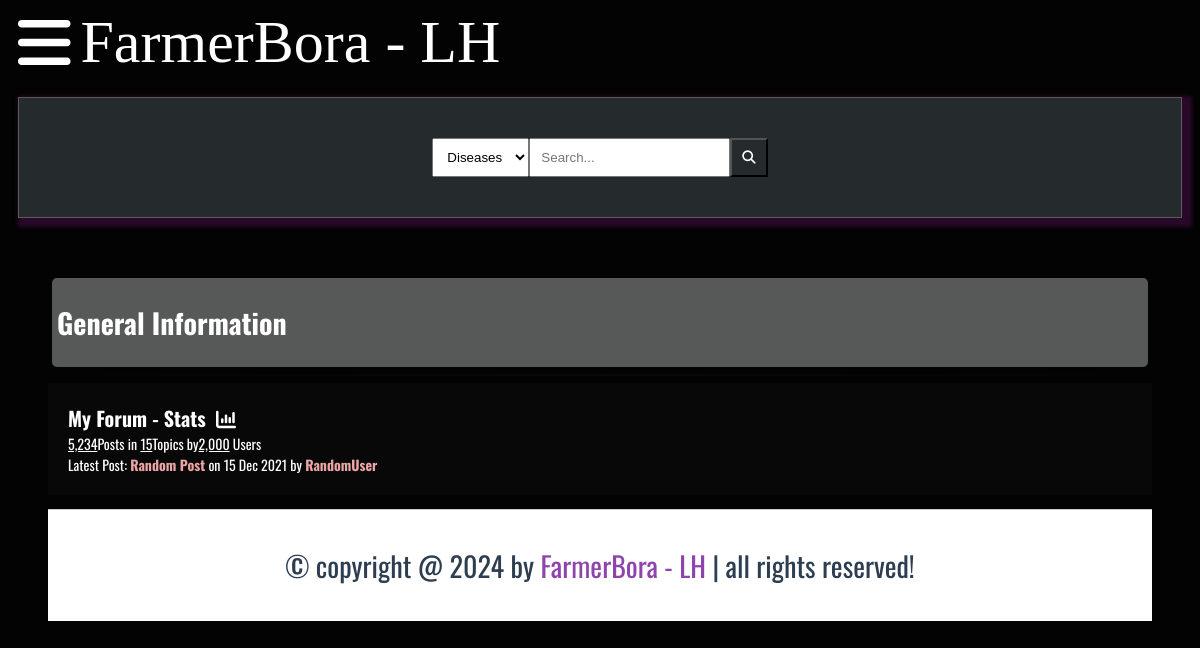
Before: /forum/ with the older database file.
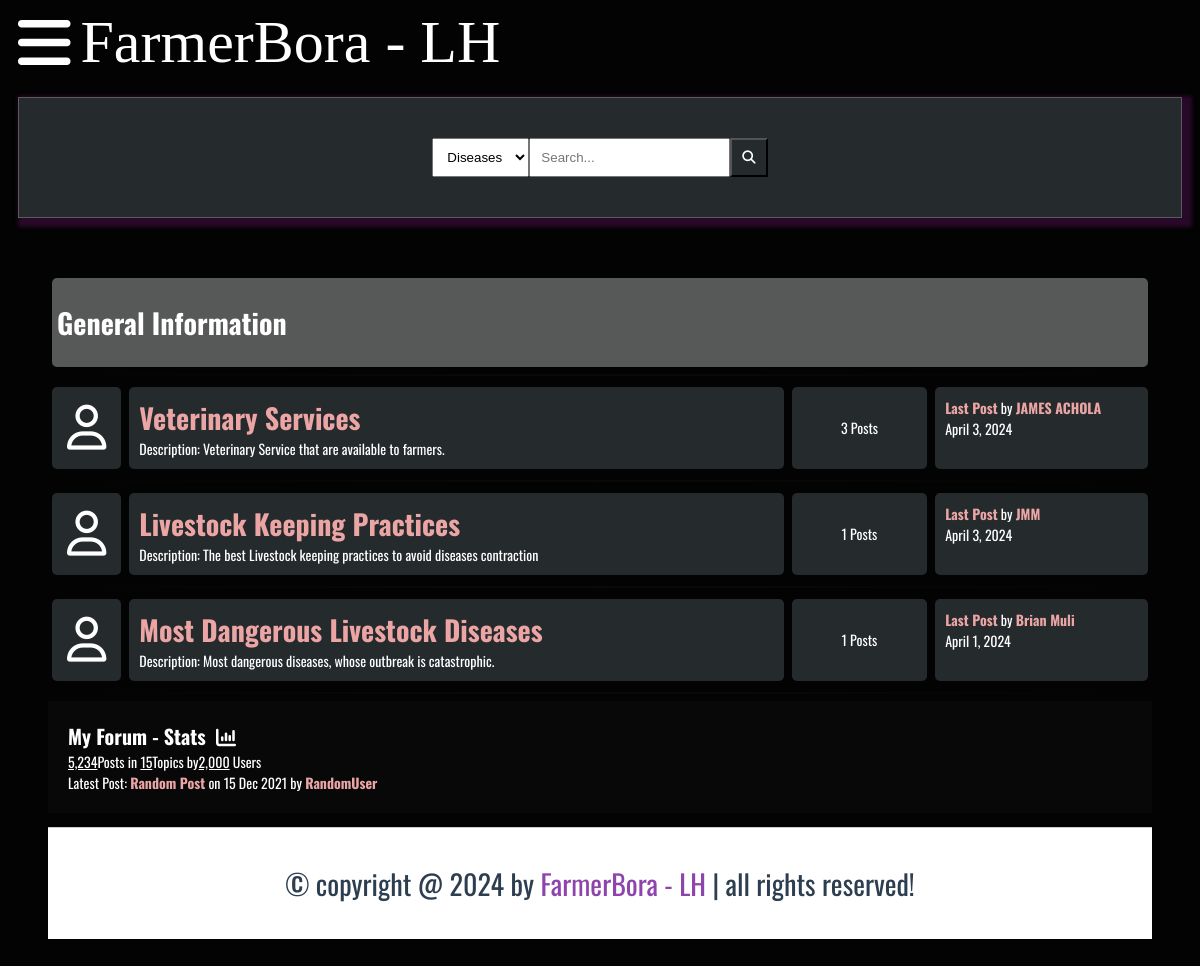
After: the same page with the newer database file.
### FarmerBora_App/models.py (models this page shows, shortened)
class Category(models.Model):
    title = models.CharField(max_length=100)
    slug = models.SlugField(max_length=400, unique=True, blank=True)
    description = models.TextField(default="description")
    class Meta:
        verbose_name_plural = "Categories"
    def get_url(self):
        return reverse("posts", kwargs={"slug": self.slug})
    @property
    def num_posts(self):
        return Post.objects.filter(categories=self).count()
    @property
    def last_post(self):
        return Post.objects.filter(categories=self).latest("date")

class Post(models.Model):
    title = models.CharField(max_length=100)
    slug = models.SlugField(max_length=400, unique=True, blank=True)
    user = models.ForeignKey(Author, on_delete=models.CASCADE)
    content = HTMLField()
    categories = models.ManyToManyField(Category)
    date = models.DateTimeField(auto_now_add=True)
    approved = models.BooleanField(default=False)
    hit_count_generic = GenericRelation(
        HitCount,
        object_id_field="object_pk",
        related_query_name="hit_count_generic_relation",
    )
    tags = TaggableManager()
    comments = models.ManyToManyField(Comment, blank=True)
    def get_url(self):
        return reverse("details", kwargs={"slug": self.slug})

class Author(models.Model):
    user = models.ForeignKey(User, on_delete=models.CASCADE)
    fullname = models.CharField(max_length=100)
    slug = models.SlugField(max_length=400, unique=True, blank=True)
    bio = HTMLField()
    points = models.IntegerField(default=0)
    profile_pic = ResizedImageField(
        size=[50, 80],
        upload_to="authors",
        quality=100,
        default=None,
        null=True,
        blank=True,
    )

### FarmerBora_App/views.py (the view)
# urls.py: path("forum/", views.forum, name="forum"),
def forum(request):
    forums = Category.objects.all()
    context = {"forums": forums}
    return render(request, "forum.html", context)

### FarmerBora_App/templates/forum.html
{% extends 'baseforum.html' %}
{% block content %}
<div class="container">
    <div class="subforum">
        <div class="subforum-header">
            <h1>General Information</h1>
        </div>
        <hr class="subforum-line">
        {% for forum in forums %}
        <div class="subforum-row">
            <div class="subforum-icon subforum-column center">
                <i class="fa-regular fa-user"></i>
            </div>
            <div class="subforum-description subforum-column">
                <h1><a href="{{forum.get_url}}" class="subforum-link">{{forum.title}} </a></h1>
                <p>Description: {{forum.description}}</p>
            </div>
            <div class="subforum-stats subforum-column center">
                <span>{{forum.num_posts}} Posts</span>
            </div>
            <div class="subforum-info subforum-column">
                <b><a href="{{forum.last_post.get_url}}" class="subforum-link">Last Post</a></b> by <a href="#"
                    class="subforum-link">{{forum.last_post.user.fullname}}</a>
                <br>
                {{forum.last_post.date|date}}
            </div>
        </div>
        <hr class="subforum-line">
        {% endfor %}
    </div>
    <div class="forum-info">
        <div class="chart">
            My Forum - Stats &nbsp;<i class="fa fa-bar-chart"></i>
        </div>
        <div>
            <span><u>5,234</u>Posts in <u>15</u>Topics by<u>2,000</u> Users</span><br>
            <span>Latest Post: <b><a href="#" class="subforum-link">Random Post</a></b> on 15 Dec 2021 by <a href="#"
                    class="subforum-link">RandomUser</a></span>
        </div>
    </div>
    {% endblock %}

### FarmerBora_App/templates/baseforum.html (shortened to what this page needs)
{% load static %}
<!DOCTYPE html>
<html lang="en">
<head>
    <link rel="stylesheet" href="{% static 'forum.css' %}">
    <link rel="stylesheet" href="https://use.fontawesome.com/releases/v5.15.3/css/all.css"
>
    <link rel="stylesheet" href="https://stackpath.bootstrapcdn.com/font-awesome/4.7.0/css/font-awesome.min.css">
</head>
<body>
    <header>
        <div class="navbar">
            <a href="#" class="bar-icon" id="iconBar" onclick="hideIconBar()"><i class=" fas fa-bars"></i></a>
            <div class="brand notranslate">FarmerBora - LH</div>
        </div>
        <div class="search-box">
            <div class="select1">
                <select name="" id="">
                    <option value="">Diseases</option>
                </select>
            </div>
            <input type="text" name="q" id="" placeholder="Search...">
            <button type="submit"><i class="fa fa-search"></i></button>
        </div>
    </header>
    {% block content %}
    {% endblock %}
    <footer class="footer notranslate">
        &copy; copyright @ 2024 by <span>FarmerBora - LH</span> | all rights reserved!
    </footer>
</body>
</html>

### FarmerBora_App/static/forum.css (style rules this page uses)
:root { --main-color:#8e44ad; --red:#e74c3c; --orange:#f39c12; --light-color:#888; --light-bg:#eee; --black:#2c3e50; --white:#fff; --border:.1rem solid rgba(0,0,0,.2); }
* { box-sizing: border-box; }
html { font-size: 14px; font-family: "Oswald", sans-serif; background-color: rgb(3, 3, 3); color: white; }
h1 { font-size: 16px ; font-weight: bolder; }
.container { margin: 20px; padding: 20px; }
.subforum { margin-top: 20px; }
.subforum-link { color: rgb(235, 165, 165); font-weight: bolder; text-decoration: none; }
.subforum-header { background-color: #575858; padding: 5px; border-radius: 5px; margin: 4px; }
.subforum-description * { margin-block: 0; }
.subforum-row { display: grid; grid-template-columns: 7% 60% 13% 20%; }
.subforum-column { padding: 10px; margin: 4px; border-radius: 5px; background-color: #252a2c; }
.center { display: flex; justify-content: center; align-items: center; }
.subforum-icon i { font-size: 45px; }
.subforum-line { display: block; border: 0; height: 2px; background-image: linear-gradient(to right, rgba(190,190,190, 0), rgba(12, 12, 12, 0.75), rgba(190,190, 190, 0)); }
header { margin-inline: 10px; }
.navbar { display: flex; align-items: center; }
.bar-icon i { display: inline-block; font-size: 60px; cursor: pointer; color: white; margin-right: 10px; }
.brand { font-size: 60px; display: inline-block; font-family: aquire; }
.search-box { background-color: #252a2c; border: solid 1px#5c5a5e; margin-top: 20px; padding: 40px; display: flex; justify-content: center; box-shadow: 5px 4px 4px 5px #290929; }
.search-box select { padding: 10px; }
.search-box input { padding: 10px; }
.search-box button { padding: 10px; background-color: #252a2c; color: white; }
.forum-info { padding: 20px; background-color: #080808; }
.chart { font-size: 20px; font-weight: bold; }
.footer { background-color: var(--white); border-top: var(--border); position: sticky; bottom: 0; left: 0; right: 0; text-align: center; font-size: 2rem; padding:2.5rem 2rem; color:var(--black); margin-top: 1rem; z-index: 1000; }
.footer span { color:var(--main-color); }

Changed rows visible on the page:
added Category: title "Veterinary Services", description "Veterinary Service that are available to farmers.", num_posts "3", last_post.user.fullname "JAMES ACHOLA", last_post "April 3, 2024"
added Category: title "Livestock Keeping Practices", description "The best Livestock keeping practices to avoid diseases contraction", num_posts "1", last_post.user.fullname "JMM", last_post "April 3, 2024"
added Category: title "Most Dangerous Livestock Diseases", description "Most dangerous diseases, whose outbreak is catastrophic.", num_posts "1", last_post.user.fullname "Brian Muli", last_post "April 1, 2024"
